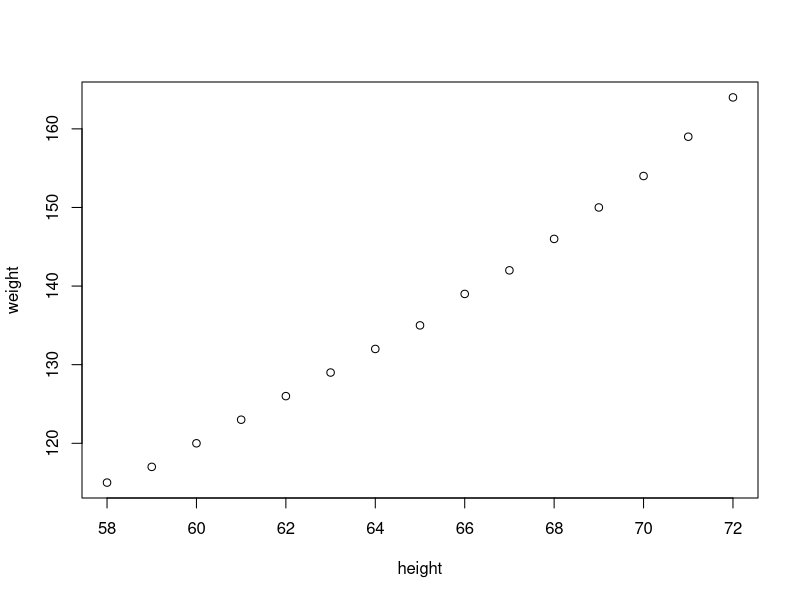
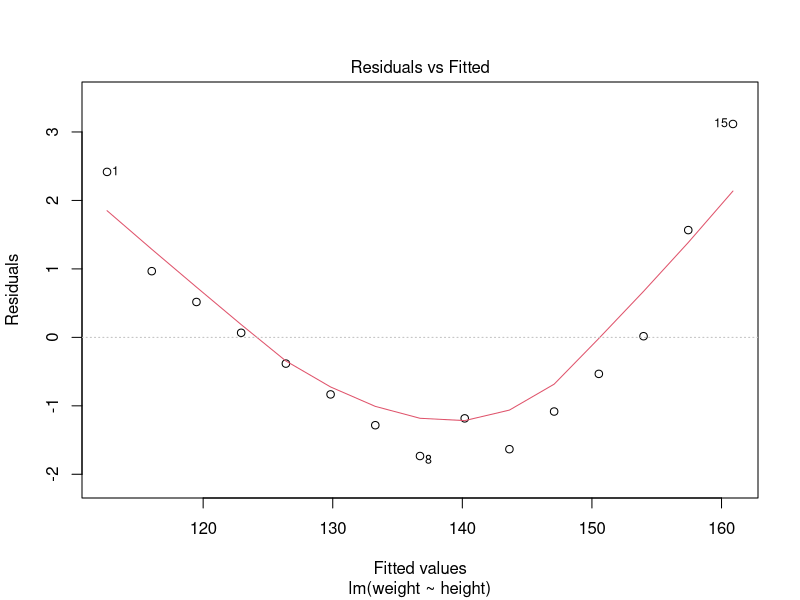
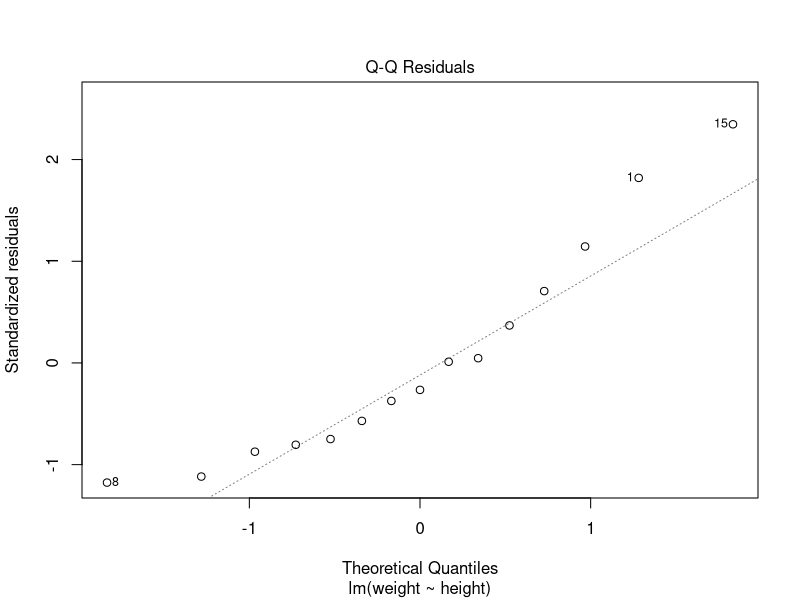
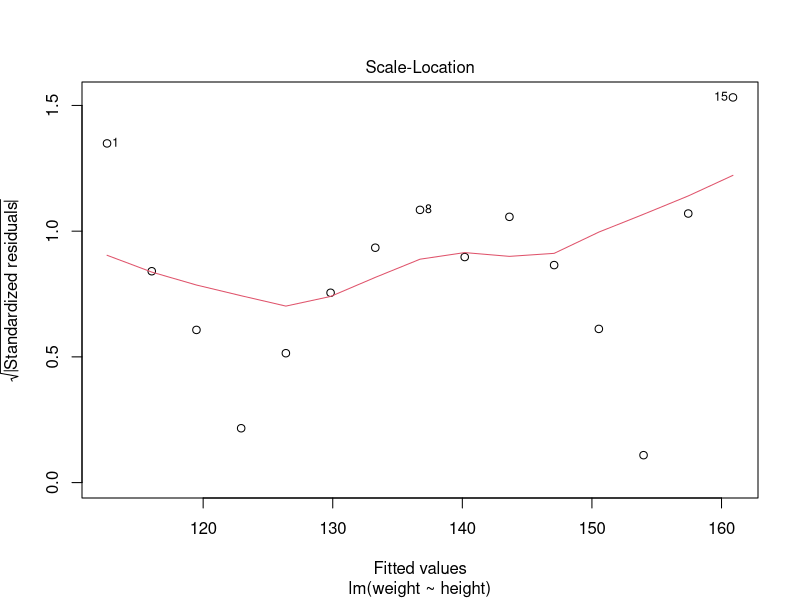
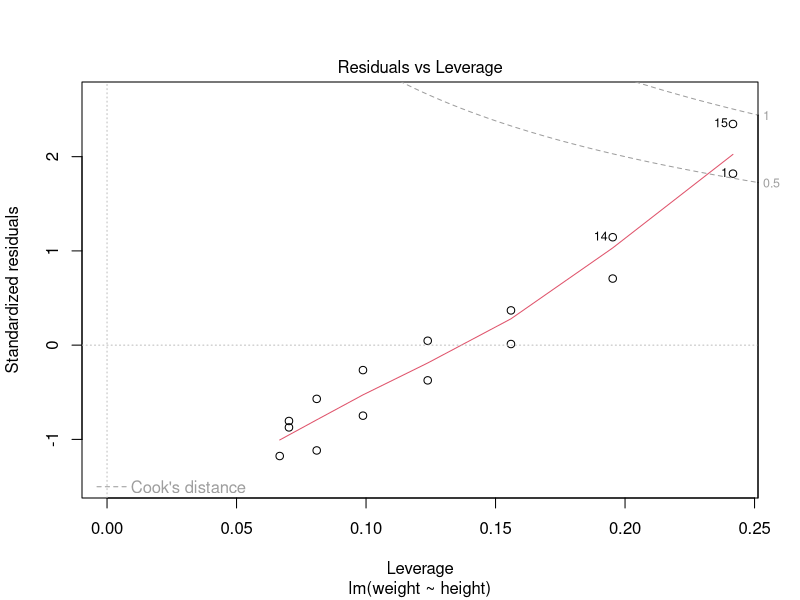
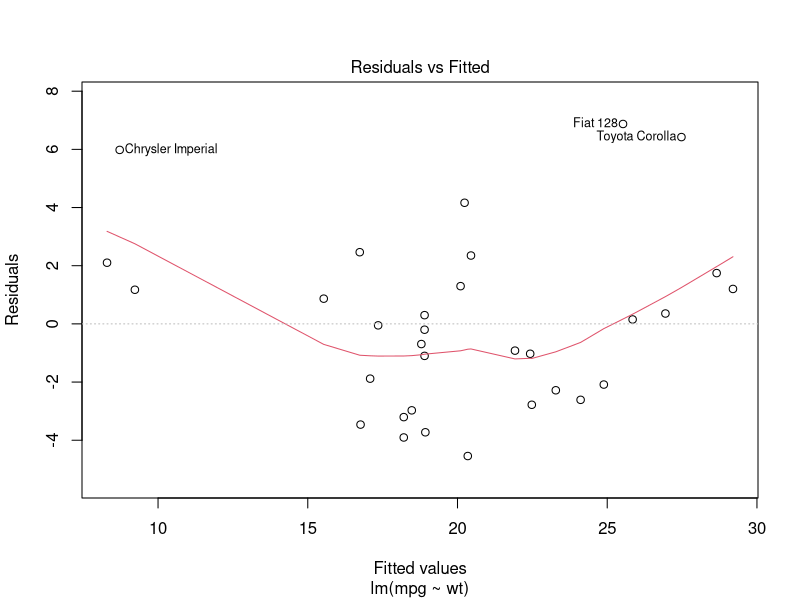
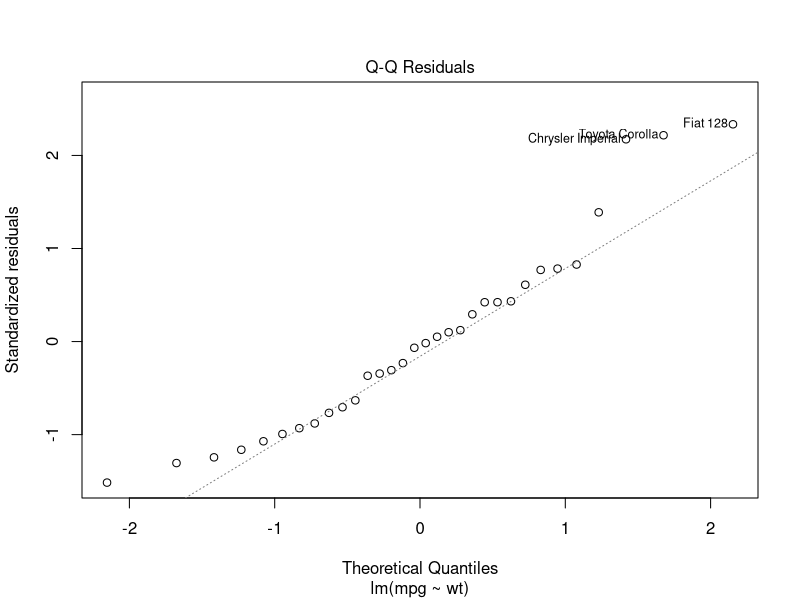
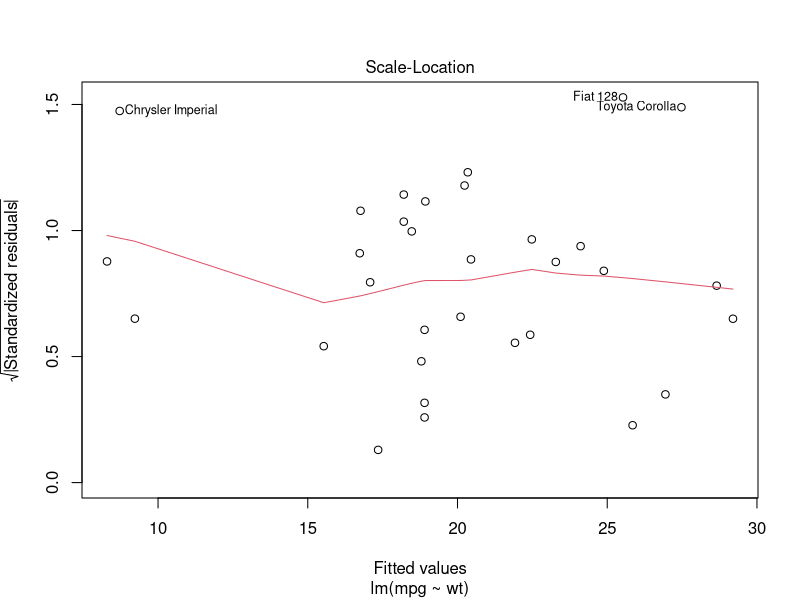

Reproduce these figures in R, in order.
#simple linear regression
women
head(women)
plot(women)
cor(women)
cov(women$height, women$weight)
cor(women$height, women$weight)

model = lm(weight ~ height, data = women )
model
summary(model)
range(women$height)
residuals(model)
plot(model)
 
predict(model, new=data.frame(height=77))

#mtcars
head(mtcars)
model2 = lm(mpg~wt + hp + qsec, data=mtcars)
summary(model2)
model3 = lm(mpg~wt, data=mtcars)
summary(model3)
plot(model3)


#summary of Linear regression
#load the data
#missing values
#correlation between independent variables
#form linear model
#check for model summary - F stats, r2, Coeff P value
#check for assumptions
#predict & find accuracy

